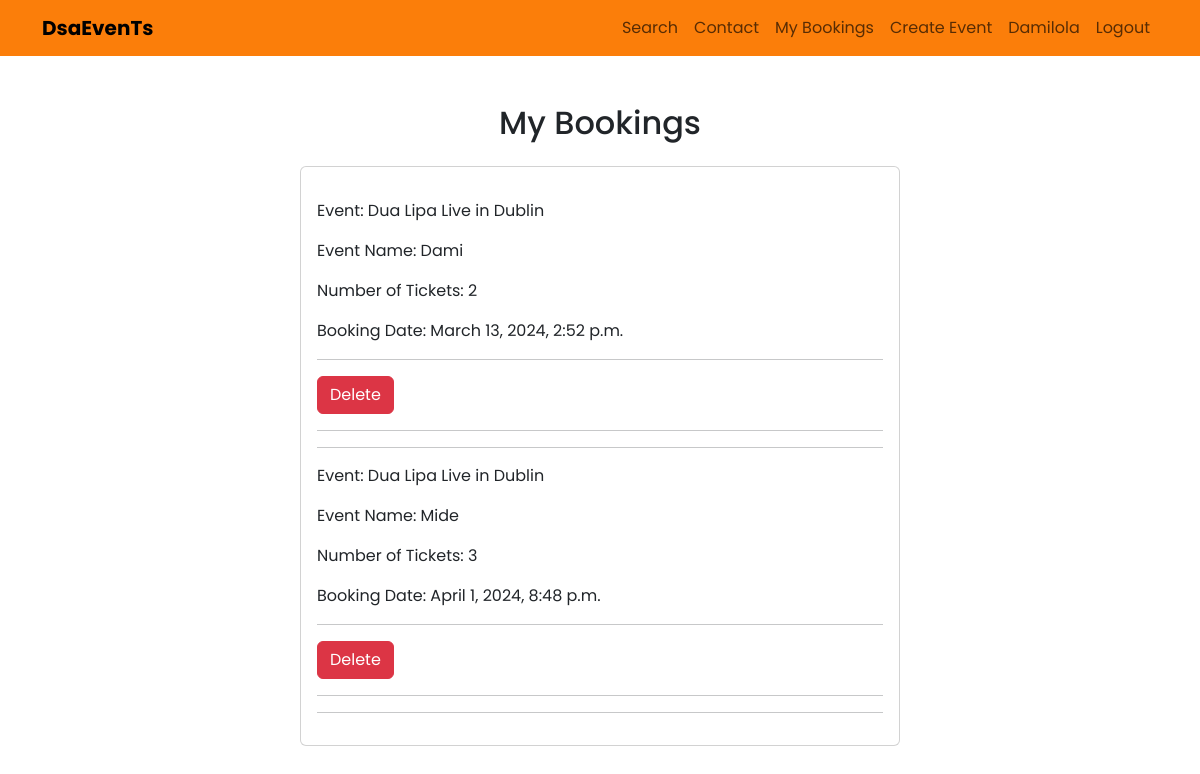
The app's page /my-bookings/ (signed in), older data.
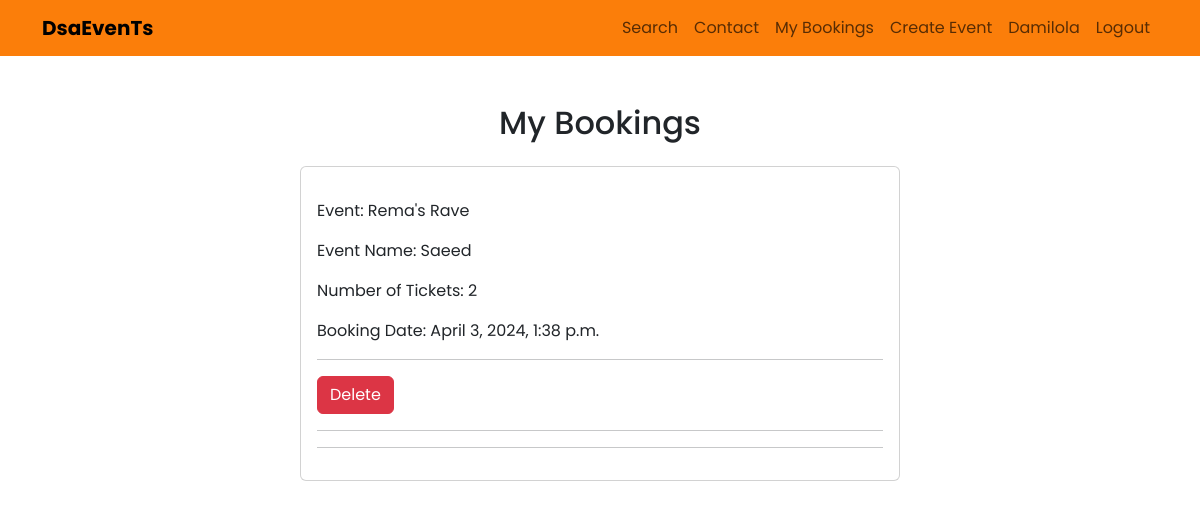
The same page, newer data.
### events/models.py (models this page shows, shortened)
class Booking(models.Model):
    user = models.ForeignKey(User, on_delete=models.CASCADE)
    name = models.CharField(max_length=100, default="Guest")
    email = models.EmailField(default="")
    event = models.ForeignKey(Event, on_delete=models.CASCADE, related_name='bookings')
    num_tickets = models.PositiveIntegerField(default=1)
    booking_date = models.DateTimeField(auto_now_add=True)

class Event(models.Model):
    EVENT_TYPE_CHOICES = (
        ('concert', 'Concert'),
        ('music_festival', 'Music Festival'),
        ('workshop', 'Workshop'),
        ('conference', 'Conference'),
        ('exhibition', 'Exhibition'),
        ('album_release', 'Album Release'),
        ('live_stream', 'Live Stream'),
        ('meetup', 'Meetup'),
    )
    event_type = models.CharField(max_length=100, choices=EVENT_TYPE_CHOICES)
    title = models.CharField(max_length=255)
    date_and_time = models.DateTimeField()
    location = models.CharField(max_length=255)
    country = CountryField()
    description = models.TextField()
    event_image = models.ImageField(blank=True)
    price = models.DecimalField(max_digits=10, decimal_places=2, default=0)
    user = models.ForeignKey(User, on_delete=models.CASCADE, default= None)

### events/views.py (the view)
# urls.py: path('my-bookings/', views.my_bookings, name='my_bookings'),
@require_safe
@login_required
def my_bookings(request):
    bookings = Booking.objects.filter(user=request.user)
    return render (request, "events/my_booking.html", {'bookings': bookings})

### templates/events/my_booking.html (shortened to what this page needs)
{% extends 'base.html' %}
{% block content %}
{% if bookings %}
<div>
    <h2 class="mt-5 mb-4 text-center">My Bookings</h2>
    <div class="card" style="width:50%; margin:0 auto;">
        <div class="card-body">
    {% for booking in bookings %}
      <p class="card-text mt-3">Event: {{ booking.event.title }}</p>
      <p class="card-text mt-3">Event Name: {{ booking.name }}</p>
      <p class="card-text mt-3">Number of Tickets: {{ booking.num_tickets }}</p>
      <p class="card-text mt-3">Booking Date: {{ booking.booking_date }}</p>
      <hr>
      <form action="{% url 'delete_booking' booking.id %}" method="post">
        <button type="submit" onclick="return confirm('Deleting this booking will require you to purchase another ticket or reference your email. Are you sure you want to delete?')" class="btn btn-danger">Delete</button>
      </form>
      <hr>
      <hr>
    {% endfor %}
       </div>
    </div>
</div>
{% else %}
  <p>No bookings found.</p>
{% endif %}
{% endblock %}

### templates/base.html (shortened to what this page needs)
{% load static %}
<!DOCTYPE html>
<html lang="en">
<head>
    <link href="https://cdn.jsdelivr.net/npm/bootstrap@5.3.3/dist/css/bootstrap.min.css" rel="stylesheet">
<body style="font-family:'poppins', sans-serif;">
     {% include 'events/header.html' %}
    {% block content %}
    {% endblock %}
</body>
</html>

### templates/events/header.html (shortened to what this page needs)
<header class="navbar navbar-expand-lg navbar-light" style="background:#FB7E0A">
    <div class="container">
        <a class="navbar-brand fw-bolder" href="/">DsaEvenTs</a>
        <div class="collapse navbar-collapse justify-content-end" id="navbarNav">
            <ul class="navbar-nav ml-auto">
                <li class="nav-item">
                    <a class="nav-link" href="/all-events/">Search</a>
                </li>
                 <li class="nav-item">
                    <a class="nav-link" href="/contact-us/">Contact</a>
                </li>
                <li class="nav-item">
                    <a   class="nav-link" href="{% url 'my_bookings' %}">My Bookings</a>
                </li>
                   {% if user.is_authenticated %}
                     <li class="nav-item">
                        <a class="nav-link" href="/events-submission/">Create Event</a>
                    </li>
                    <li class="nav-item">
                        <a class="nav-link" href="#">{{ user.username }}</a>
                    </li>
                    <li class="nav-item">
                        <a class="nav-link" href="{% url 'account_logout' %}">Logout</a>
                    </li>
                {% else %}
                    <li class="nav-item">
                        <a class="nav-link" href="{% url 'account_login' %}">Login</a>
                    </li>
                {% endif %}
            </ul>
        </div>
    </div>
</header>

Row changes from the older to the newer data that the page shows:
removed Booking: event "Dua Lipa Live in Dublin", name "Dami", num_tickets "2", booking_date "March 13, 2024, 2:52 p.m."
removed Booking: event "Dua Lipa Live in Dublin", name "Mide", num_tickets "3", booking_date "April 1, 2024, 8:48 p.m."
added Booking: event "Rema's Rave", name "Saeed", num_tickets "2", booking_date "April 3, 2024, 1:38 p.m."
